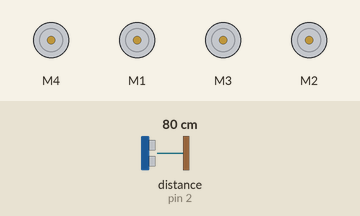
The sketch below on a simulated Arduino Uno, built with avr-gcc and run on an emulated ATmega328P. Parts: 4 × DC motor (green arrow = forward, orange = backward, longer = faster). Wiring (inferred from the names in the program): ultrasonic range finder: trigger pin 3; echo pin 2. The inputs (shaded band) are chosen by the test bench; at power-on: distance to the obstacle (sensor on pin 2) 80 cm. The echo pulse lasts 58.3 µs per cm.

Above: at 1.2 s.
1.3 s: distance to the obstacle (sensor on pin 2) set to 7 cm
2.8 s: distance to the obstacle (sensor on pin 2) set to 4 cm
At 3.3 s:
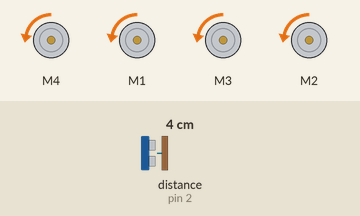
5.8 s: distance to the obstacle (sensor on pin 2) set to 9 cm
At 7.5 s:
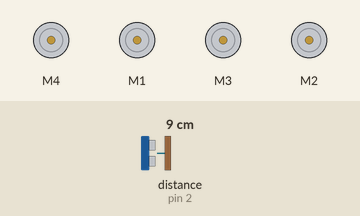
7.8 s: distance to the obstacle (sensor on pin 2) set to 2 cm
At 8.3 s:
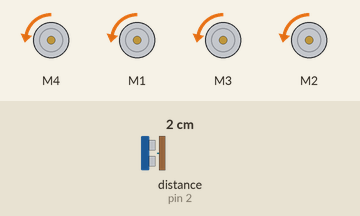
Timing chart, 0 to 10.8 s (numbered marks = the images above; inputs shaded):
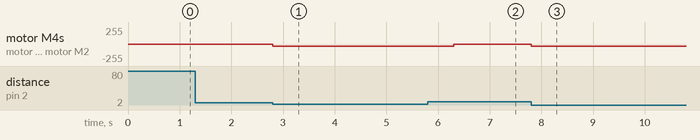

Measured:
- after the input at 1.3 s, every drawn part: stays the same
- after the input at 2.8 s, motor M4, motor M1, motor M3, motor M2: stopped → backward 30/255 at once
- after the input at 5.8 s, motor M4, motor M1, motor M3, motor M2: backward 30/255 → stopped after 0.51 s
- after the input at 7.8 s, motor M4, motor M1, motor M3, motor M2: stopped → backward 30/255 at once

The sketch:

control_move_sens.ino
```cpp
#include <Wire.h>
#include <Adafruit_MotorShield.h>
#include "utility/Adafruit_MS_PWMServoDriver.h"

// Create the motor shield object with the default I2C address
Adafruit_MotorShield AFMS = Adafruit_MotorShield();

// Select which 'port' M1, M2, M3 or M4. In this case, M1
Adafruit_DCMotor *leftMotor1 = AFMS.getMotor(4);
Adafruit_DCMotor *leftMotor2 = AFMS.getMotor(1);
Adafruit_DCMotor *rightMotor1 = AFMS.getMotor(3);
Adafruit_DCMotor *rightMotor2 = AFMS.getMotor(2);

int leftMotorSpeed=0;
int rightMotorSpeed=0;

// Set up data recieve and use
String readString = "";
char lastIncomingChar;
bool begin = false;
int ind0;
int ind1;
int ind2;
String left_motors = "";
String right_motors = "";
int lastDirection=1;
int currentDirection;
#define echoF 2 // attach pin D2 Arduino to pin Echo of HC-SR04
#define trigF 3 //attach pin D3 Arduino to pin Trig of HC-SR04
long durationF;
long distanceF;
int Speed;

void setup() {
  // put your setup code here, to run once:
  pinMode(trigF, OUTPUT); // Sets the trigPin as an OUTPUT trigFront
  pinMode(echoF, INPUT); // Sets the echoPin as an INPUT echoFront
  AFMS.begin();
  // Set initial motor speeds
  leftMotor1->setSpeed(leftMotorSpeed);
  leftMotor2->setSpeed(leftMotorSpeed);
  rightMotor1->setSpeed(rightMotorSpeed);
  rightMotor2->setSpeed(rightMotorSpeed);
  // Stop the motors, set to run forward
  // NOTE: Don't call often, will make wheels jitter
  leftMotor1->run(FORWARD);
  leftMotor2->run(FORWARD);
  rightMotor1->run(FORWARD);
  rightMotor2->run(FORWARD);
  // Set up serial
  Serial.begin(9600);
}

void loop() {
  while(true) {
        digitalWrite(trigF, LOW);
        delayMicroseconds(2);
        digitalWrite(trigF, HIGH);
        delayMicroseconds(10);
        digitalWrite(trigF, LOW);
        durationF = pulseIn(echoF, HIGH);
        distanceF = durationF* 0.034 / 2; // Speed of sound wave divided by 2 (go and back) in cm

        if(distanceF<5){
          leftMotor1->run(BACKWARD);
          leftMotor2->run(BACKWARD);
          rightMotor1->run(BACKWARD);
          rightMotor2->run(BACKWARD);

          Speed=30;
          leftMotor1->setSpeed(Speed);
          leftMotor2->setSpeed(Speed);
          rightMotor1->setSpeed(Speed);
          rightMotor2->setSpeed(Speed);
          delay(700);

          leftMotor1->run(FORWARD);
          leftMotor2->run(FORWARD);
          rightMotor1->run(FORWARD);
          rightMotor2->run(FORWARD);
          leftMotor1->setSpeed(0);
          leftMotor2->setSpeed(0);
          rightMotor1->setSpeed(0);
          rightMotor2->setSpeed(0);
        }
    if (Serial.available() > 0){
      // Make sure data is at start
      if (!begin){
        lastIncomingChar = Serial.read(); // grab the most recent char
        // when to start through ternary operator, make sure data format usable
        begin = ( lastIncomingChar == '.' ) ? true : false;
      }
      // Make sure that there is new data over Serial
      // Note: needs to include '.', so not else if
      if (begin) {
        lastIncomingChar = Serial.read(); // grab the most recent char
        // run when final index sent
        if(lastIncomingChar == '*') {
          ind0 = readString.indexOf('.'); // find initial index value
          ind1 = readString.indexOf(','); // find index value of ',' in string
          left_motors = readString.substring(ind0+1,ind1); // grab string from past '.' index to ','
          right_motors = readString.substring(ind1+1); // grab string from index ',' on
          leftMotorSpeed = left_motors.toInt(); // get integer value and store
          rightMotorSpeed = right_motors.toInt();
          // change speed
          currentDirection=1;
          if(leftMotorSpeed<0&&rightMotorSpeed<0){
            currentDirection=0;
          }
          if(currentDirection!=lastDirection){
            if(currentDirection==1){
              leftMotor1->run(FORWARD);
              leftMotor2->run(FORWARD);
              rightMotor1->run(FORWARD);
              rightMotor2->run(FORWARD);
            }
            else{
              leftMotor1->run(BACKWARD);
              leftMotor2->run(BACKWARD);
              rightMotor1->run(BACKWARD);
              rightMotor2->run(BACKWARD);
           }
         }
          leftMotor1->setSpeed(leftMotorSpeed);
          leftMotor2->setSpeed(leftMotorSpeed);
          rightMotor1->setSpeed(rightMotorSpeed);
          rightMotor2->setSpeed(rightMotorSpeed);
          // clear string to reuse
          readString = "";
          lastDirection=currentDirection;
        }
        else {
          // build string starting from '.' until '*' char is reached
          readString += lastIncomingChar;
        }
      }
    }
  }
}
```
